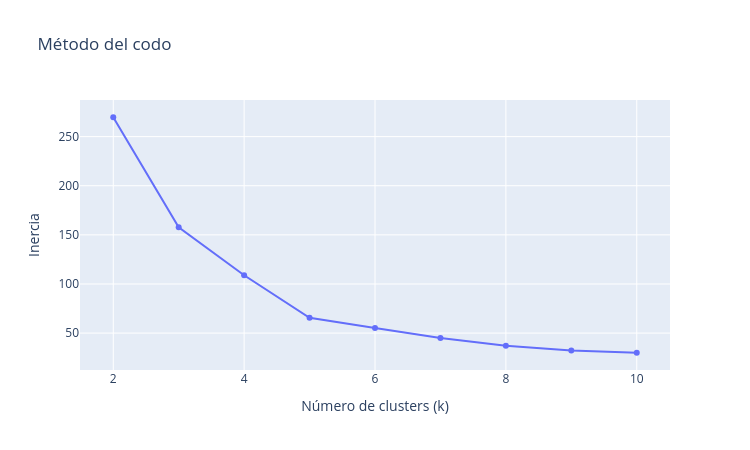

Notebook code cell kept with this figure:
### Code cell
# 1. Método del codo: plot_codo(metricas_2d['k'], metricas_2d['inercia'])
# 2. Silhouette según k: plot_silueta_k(metricas_2d)
# ✍️ Tu código aquí
metricas_2d = tabla_metricas_k(X_2d, range(2, 11))

plot_codo(metricas_2d['k'], metricas_2d['inercia'])
plot_silueta_k(metricas_2d)

### Figure 1 — Plotly figure (JSON) as saved in the notebook; plotly's stock layout.template omitted (floating-point values rounded to 4 significant figures)
{"data": [{"hovertemplate": "Número de clusters (k)=%{x}<br>Inercia=%{y}<extra></extra>", "legendgroup": "", "line": {"color": "#636efa", "dash": "solid"}, "marker": {"symbol": "circle"}, "mode": "lines+markers", "name": "", "orientation": "v", "showlegend": false, "type": "scatter", "x": [2, 3, 4, 5, 6, 7, 8, 9, 10], "xaxis": "x", "y": [269.7, 157.7, 108.9, 65.6, 55.1, 44.9, 37.2, 32.4, 30.0], "yaxis": "y"}], "layout": {"height": 450, "legend": {"tracegroupgap": 0}, "title": {"text": "Método del codo"}, "width": 750, "xaxis": {"anchor": "y", "domain": [0, 1], "title": {"text": "Número de clusters (k)"}}, "yaxis": {"anchor": "x", "domain": [0, 1], "title": {"text": "Inercia"}}}}
